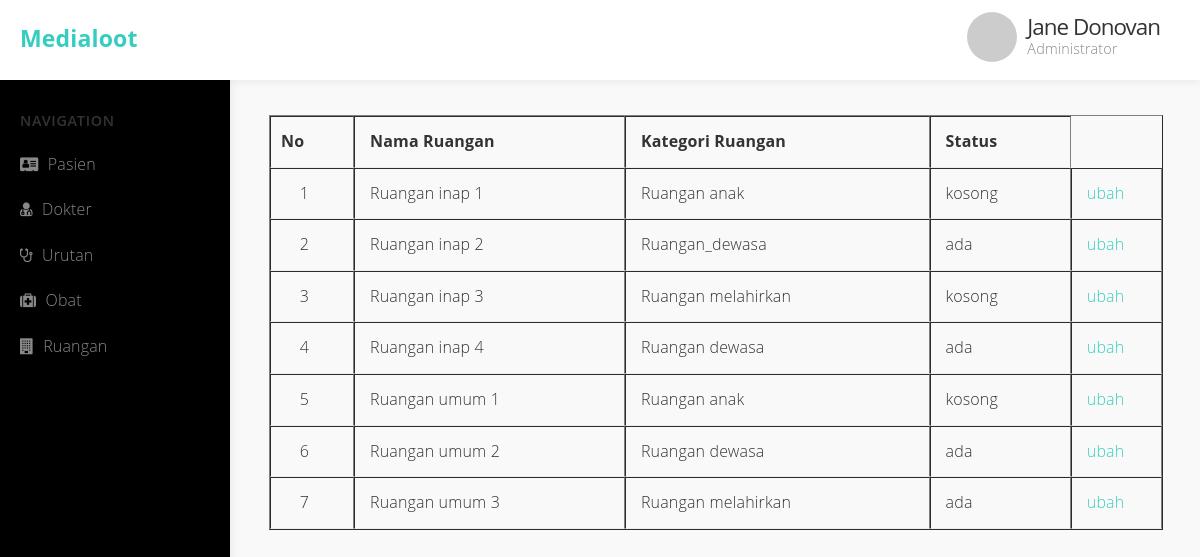
Screenshot of /admin/admin_ruangan.php with the database file from the repository.
### tables this page shows
CREATE TABLE `ruangan` (
  `nomor_ruangan` int(255) NOT NULL,
  `nama_ruangan` text NOT NULL,
  `kategori_ruangan` varchar(200) NOT NULL,
  `status` varchar(255) NOT NULL
);

### fungsi.php (called while the page is built, shortened)
<?php
$koneksi_database= mysqli_connect("localhost","root","","medicio");
function AmbilDataDariFunction($DataDariIndex){
    global $koneksi_database;
    $hasil=mysqli_query($koneksi_database,$DataDariIndex);
    $WadahData=[];
    while ($DataDariSQL=mysqli_fetch_assoc($hasil)){
        $WadahData[]=$DataDariSQL;
    }
    return $WadahData;
}
 ?>

### admin/admin_ruangan.php (the view, shortened to what this page needs)
<?php
require '../fungsi.php';
$Data = AmbilDataDariFunction("SELECT*FROM Ruangan");
 ?>
<!DOCTYPE html>
<html lang="en">
<head>
	<link rel="stylesheet" href="css/font-awesome.min.css">
	<link rel="stylesheet" href="css/normalize.css">
	<link rel="stylesheet" href="css/milligram.min.css">
	<link rel="stylesheet" href="css/styles.css">
</head>
<body>
	<div class="navbar">
		<div class="row">
			<div class="column column-30 col-site-title"><a href="#" class="site-title float-left">Medialoot</a></div>
			<div class="column column-30">
				<div class="user-section"><a href="#">
					<img src="http://via.placeholder.com/50x50" alt="profile photo" class="circle float-left profile-photo" width="50" height="auto">
					<div class="username">
						<h4>Jane Donovan</h4>
						<p>Administrator</p>
					</div>
				</a></div>
			</div>
		</div>
	</div>
	<div class="row">
		<div id="sidebar" class="column" style="background-color: black;">
			<h5>Navigation</h5>
			<ul>
				<li><a href="admin_pasien.php"><em class="fa fa-address-card"></em> Pasien</a></li>
				<li><a href="admin_dokter.php"><em class="fa fa-user-md"></em> Dokter</a></li>
				<li><a href="admin_urutan.php"><em class="fa fa-stethoscope"></em> Urutan</a></li>
				<li><a href="admin_obat.php"><em class="fa fa-medkit"></em> Obat</a></li>
				<li><a href="admin_ruangan.php"><em class="fa fa-building"></em> Ruangan</a></li>
			</ul>
		</div>
		<section id="main-content" class="column column-offset-20">
		<div style="overflow-x:auto;">
			<table border="1" cellpadding="10" cellspacing="0">
				<tr>
					<th style="padding-left: 10px;">No</th>
					<th>Nama Ruangan</th>
					<th>Kategori Ruangan</th>
					<th>Status</th>
				</tr>
				<?php $i=1; ?>
				<?php foreach ($Data as $baris) : ?>
				<tr>
					<td style="text-align: center;"><?= $i; ?></td>
					<td><?= $baris["nama_ruangan"]; ?></td>
					<td><?php echo $baris["kategori_ruangan"]; ?></td>
					<td><?php echo $baris["status"] ?></td>
					<td>
						<a href="update/update_ruangan.php?nomor_ruangan=<?php echo $baris["nomor_ruangan"]; ?>">ubah</a>
					</td>
				</tr>
				<?php $i++; ?>
				<?php endforeach; ?>
			</table>
			</div>
		</section>
	</div>
</body>
</html>

### admin/css/styles.css (style rules this page uses)
body { background: #f9f9f9; height: 100%; width: 100%; overflow-x: hidden; font-size: 1.6em; font-family: "Open Sans", "Helvetica Neue", Helvetica, Arial, sans-serif; color: #333; }
h1, h2, h3, h4, h5, h6 { font-weight: 500; letter-spacing: -.1rem; margin-bottom: 2.0rem; margin-top: 0; }
h4 { font-size: 1.4em; }
h5, h6 { color: #555; text-transform: uppercase; font-size: 0.9em; letter-spacing: .05em; font-weight: 600; margin-bottom: 1rem; }
a { color: #35cebe; }
.circle { border-radius: 499rem; }
td, th { border-bottom: 0.1rem solid #eee; }
.navbar { position: fixed; z-index: 1; width: 100%; background: #fff; height: 80px; padding: 20px 0; box-shadow: 0px 3px 8px rgba(0, 0, 0, 0.05); }
.navbar a.site-title { color: #222; color: #35cebe; font-size: 2.3rem; font-weight: bold; display: block; margin: 0 20px 10px 20px; }
#sidebar { position: fixed; z-index: 0; width: 20% !important; background: #fff; padding: 10px 30px !important; box-shadow: 3px 0px 8px rgba(0, 0, 0, 0.05); margin-top: 80px; height: 100%; }
#sidebar h1, #sidebar h2, #sidebar h3, #sidebar h4, #sidebar h5, #sidebar h6 { color: #333; margin-top: 20px; margin-bottom: 0; }
#sidebar ul { margin-top: 10px; margin-left: -20px; margin-right: -30px; }
#sidebar ul li { list-style: none; margin: 0; padding: 0; }
#sidebar ul li a { display: block; padding: 10px 20px; color: #888; }
#sidebar ul li a .fa { margin-right: 5px; }
#main-content { width: 80% !important; padding: 20px 3.5rem !important; margin-top: 95px; margin-right: 12px; }
.user-section { margin-top: -8px; margin-right: 40px; }
.user-section a { float: right; }
.user-section img { margin-right: 10px; float: left; }
.user-section .username { color: #333; float: right; text-align: left; }
.user-section .username h4 { margin-bottom: -.5rem; }
.user-section .username p { color: #888; font-size: .9em; }

### rows the page displays
ruangan: nama_ruangan "Ruangan inap 1", kategori_ruangan "Ruangan anak", status "kosong"
ruangan: nama_ruangan "Ruangan inap 2", kategori_ruangan "Ruangan_dewasa", status "ada"
ruangan: nama_ruangan "Ruangan inap 3", kategori_ruangan "Ruangan melahirkan", status "kosong"
ruangan: nama_ruangan "Ruangan inap 4", kategori_ruangan "Ruangan dewasa", status "ada"
ruangan: nama_ruangan "Ruangan umum 1", kategori_ruangan "Ruangan anak", status "kosong"
ruangan: nama_ruangan "Ruangan umum 2", kategori_ruangan "Ruangan dewasa", status "ada"
ruangan: nama_ruangan "Ruangan umum 3", kategori_ruangan "Ruangan melahirkan", status "ada"
